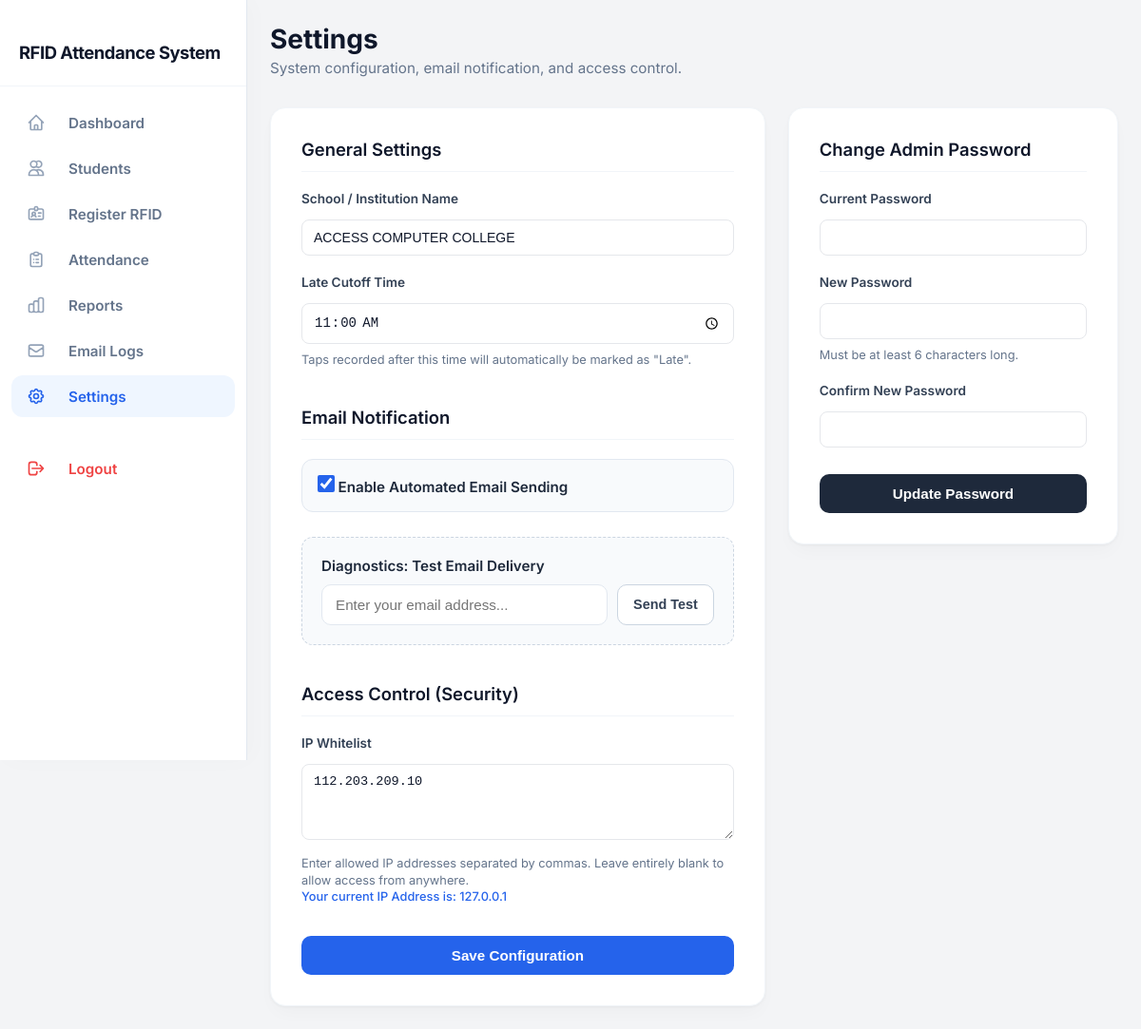
Page /admin/settings.php (signed in) on the committed database.
### tables this page shows
CREATE TABLE `settings` (
  `id` int(11) NOT NULL,
  `school_name` varchar(150) DEFAULT 'My School',
  `late_time` time DEFAULT '08:00:00',
  `sms_provider` varchar(50) DEFAULT 'semaphore',
  `sms_base_url` varchar(255) DEFAULT NULL,
  `sms_api_key` varchar(255) DEFAULT '',
  `sms_sender_name` varchar(50) DEFAULT '',
  `sms_enabled` tinyint(1) DEFAULT 0,
  `email_enabled` tinyint(1) NOT NULL DEFAULT 0,
  `ip_whitelist` text DEFAULT NULL,
  `brevo_api_key` varchar(255) DEFAULT NULL,
  `email_from_address` varchar(255) DEFAULT '',
  `email_from_name` varchar(255) DEFAULT '',
  `time_in_cutoff` time DEFAULT '08:00:00',
  `time_out_cutoff` time DEFAULT '17:00:00',
  `active_date` date DEFAULT NULL,
  `maintenance_mode` tinyint(1) DEFAULT 0,
  `log_retention_days` int(11) DEFAULT 30,
  `smtp_host` varchar(255) DEFAULT NULL,
  `smtp_port` int(11) DEFAULT 587,
  `smtp_user` varchar(255) DEFAULT NULL,
  `smtp_pass` varchar(255) DEFAULT NULL,
  `absent_alert_enabled` tinyint(1) DEFAULT 0,
  `absent_alert_time` time DEFAULT '09:00:00'
);

### includes/functions.php (called while the page is built, shortened)
<?php
function getSettings(mysqli $conn): array {
    $result = mysqli_query($conn, "SELECT * FROM settings LIMIT 1");
    if ($result && mysqli_num_rows($result) > 0) {
        return mysqli_fetch_assoc($result);
    }
    return [
        'school_name' => 'My School',
        'late_time' => '08:00:00',
        'email_enabled' => 0,
        'email_from_name' => ''
    ];
}
function h(mixed $value): string {
    return htmlspecialchars($value ?? '', ENT_QUOTES, 'UTF-8');
}

### admin/settings.php (the view, shortened to what this page needs)
<?php
require_once '../includes/config.php';
require_once '../includes/functions.php';
$current_ip = $_SERVER['REMOTE_ADDR'];
$settings = getSettings($conn);
require_once '../includes/header.php';
require_once '../includes/sidebar.php';
?>
<div class="page-content">
    <div style="margin-bottom: 32px;">
        <h1 style="font-size: 1.75rem; font-weight: 700; color: var(--slate-900); margin: 0 0 4px 0;">Settings</h1>
        <p style="color: var(--slate-500); font-size: 0.95rem; margin: 0;">System configuration, email notification, and access control.</p>
    </div>
    <div class="settings-layout">
        <div class="clean-card">
            <form method="POST">
                <h2>General Settings</h2>
                <div class="form-group">
                    <label>School / Institution Name</label>
                    <input type="text" name="school_name" class="clean-input" value="<?php echo h($settings['school_name'] ?? ''); ?>" required>
                </div>
                <div class="form-group">
                    <label>Late Cutoff Time</label>
                    <input type="time" name="late_time" class="clean-input" value="<?php echo substr($settings['late_time'] ?? '08:00', 0, 5); ?>" required>
                    <p class="help-text">Taps recorded after this time will automatically be marked as "Late".</p>
                </div>
                <h2 style="margin-top: 40px;">Email Notification</h2>
                <div class="form-group">
                    <label class="custom-checkbox">
                        <input type="checkbox" name="email_enabled" <?php echo !empty($settings['email_enabled']) ? 'checked' : ''; ?>>
                        <span>Enable Automated Email Sending</span>
                    </label>
                </div>
                <div class="test-email-box">
                    <h3>Diagnostics: Test Email Delivery</h3>
                    <div class="test-email-flex">
                        <input type="email" id="testEmailAddress" class="clean-input" placeholder="Enter your email address...">
                        <button type="button" class="btn-secondary" onclick="sendTestEmail()">Send Test</button>
                    </div>
                </div>
                <h2 style="margin-top: 40px;">Access Control (Security)</h2>
                <div class="form-group">
                    <label>IP Whitelist</label>
                    <textarea name="ip_whitelist" class="clean-input" placeholder="e.g. 192.168.1.100, 10.0.0.5"><?php echo h($settings['ip_whitelist'] ?? ''); ?></textarea>
                    <p class="help-text" style="margin-top: 8px;">
                        Enter allowed IP addresses separated by commas. Leave entirely blank to allow access from anywhere.<br>
                        <span style="color: var(--blue-600); font-weight: 500;">Your current IP Address is: <?php echo $current_ip; ?></span>
                    </p>
                </div>
                <div style="margin-top: 32px;">
                    <button type="submit" name="save_settings" class="btn-solid">Save Configuration</button>
                </div>
            </form>
        </div>
        <div class="clean-card">
            <h2>Change Admin Password</h2>
            <form method="POST">
                <div class="form-group">
                    <label>Current Password</label>
                    <input type="password" name="current_password" class="clean-input" required>
                </div>
                <div class="form-group">
                    <label>New Password</label>
                    <input type="password" name="new_password" class="clean-input" required>
                    <p class="help-text">Must be at least 6 characters long.</p>
                </div>
                <div class="form-group">
                    <label>Confirm New Password</label>
                    <input type="password" name="confirm_password" class="clean-input" required>
                </div>
                <div style="margin-top: 28px;">
                    <button type="submit" name="change_password" class="btn-solid" style="background-color: var(--slate-800);">Update Password</button>
                </div>
            </form>
        </div>
    </div>
</div>
<?php require_once '../includes/footer.php'; ?>

### assets/css/style.css (style rules this page uses)
:root { --primary: #4f46e5; --primary-dark: #4338ca; --success: #16a34a; --warning: #d97706; --danger: #dc2626; --bg: #f4f5fb; --card-bg: #ffffff; --text: #1f2937; --text-light: #6b7280; --border: #e5e7eb; --sidebar-bg: #1e1b4b; --sidebar-text: #c7d2fe; }
* { box-sizing: border-box; margin: 0; padding: 0; }
body { font-family: 'Segoe UI', Roboto, Arial, sans-serif; background: var(--bg); color: var(--text); }
.form-group { margin-bottom: 16px; }
.form-group label { display: block; font-size: 13px; font-weight: 600; margin-bottom: 6px; }
.form-group input, .form-group select, .form-group textarea { width: 100%; padding: 10px 12px; border: 1px solid var(--border); border-radius: 8px; font-size: 14px; }
.btn-secondary { background: #e5e7eb; color: var(--text); }

### includes/header.php (style rules this page uses)
body, html { margin: 0; padding: 0; overflow-x: hidden; font-family: 'Inter', sans-serif; background-color: #f3f4f6; }

### includes/sidebar.php (style rules this page uses)
:root { --slate-50: #f8fafc; --slate-100: #f1f5f9; --slate-200: #e2e8f0; --slate-300: #cbd5e1; --slate-400: #94a3b8; --slate-500: #64748b; --slate-700: #334155; --slate-800: #1e293b; --slate-900: #0f172a; --blue-500: #3b82f6; --blue-600: #2563eb; --red-500: #ef4444; }

### admin/settings.php (style rules this page uses)
:root { --slate-50: #f8fafc; --slate-100: #f1f5f9; --slate-200: #e2e8f0; --slate-300: #cbd5e1; --slate-400: #94a3b8; --slate-500: #64748b; --slate-700: #334155; --slate-800: #1e293b; --slate-900: #0f172a; --blue-500: #3b82f6; --blue-600: #2563eb; --red-500: #ef4444; --emerald-500: #10b981; }
.page-content { flex: 1; min-width: 0; width: 100%; display: flex; flex-direction: column; padding: 24px; box-sizing: border-box; }
.settings-layout { display: grid; grid-template-columns: 1.2fr 0.8fr; gap: 24px; align-items: start; }
.clean-card { background: #ffffff; border-radius: 16px; box-shadow: 0 1px 3px rgba(0,0,0,0.04), 0 10px 20px -5px rgba(0,0,0,0.03); border: 1px solid var(--slate-100); padding: 32px; }
.clean-card h2 { font-size: 1.15rem; font-weight: 600; color: var(--slate-900); margin: 0 0 20px 0; border-bottom: 1px solid var(--slate-100); padding-bottom: 12px; }
.form-group { display: flex; flex-direction: column; gap: 8px; margin-bottom: 20px; }
.form-group label { font-size: 0.85rem; font-weight: 600; color: var(--slate-700); }
.form-group p.help-text { font-size: 0.8rem; color: var(--slate-500); margin: 0; line-height: 1.4; }
.clean-input { width: 100%; padding: 12px 14px; border: 1px solid var(--slate-200); border-radius: 10px; font-size: 0.95rem; background-color: #ffffff; transition: all 0.2s; box-sizing: border-box; color: var(--slate-900); }
textarea.clean-input { resize: vertical; min-height: 80px; font-family: monospace; font-size: 0.85rem; }
.custom-checkbox { display: flex; align-items: center; gap: 12px; background: var(--slate-50); padding: 16px; border-radius: 12px; border: 1px solid var(--slate-200); cursor: pointer; transition: all 0.2s; }
.custom-checkbox input[type="checkbox"] { width: 18px; height: 18px; cursor: pointer; accent-color: var(--blue-600); }
.custom-checkbox span { font-size: 0.95rem; font-weight: 600; color: var(--slate-800); }
.test-email-box { background: #f8fafc; border: 1px dashed var(--slate-300); border-radius: 12px; padding: 20px; margin-top: 16px; }
.test-email-box h3 { font-size: 0.95rem; font-weight: 600; margin: 0 0 10px 0; color: var(--slate-800); }
.test-email-flex { display: flex; gap: 10px; }
.btn-solid { padding: 12px 24px; border-radius: 10px; font-size: 0.95rem; font-weight: 600; color: #ffffff; background-color: var(--blue-600); border: none; cursor: pointer; transition: all 0.2s; display: inline-flex; align-items: center; justify-content: center; width: 100%; }
.btn-secondary { padding: 12px 16px; border-radius: 10px; font-size: 0.9rem; font-weight: 600; color: var(--slate-700); background-color: #ffffff; border: 1px solid var(--slate-300); cursor: pointer; transition: all 0.2s; white-space: nowrap; }

### rows in the picture
settings: school_name "ACCESS COMPUTER COLLEGE", late_time "11:00", email_enabled "☑", ip_whitelist "112.203.209.10"

### other values in the picture
$current_ip "127.0.0.1"
